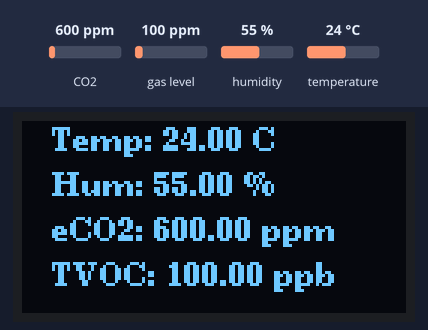
A sketch run on a simulated Arduino Uno, built with avr-gcc and run on an emulated ATmega328P. Shown: 128×64 one-colour display. The test bench sets the inputs (shaded band); at power-on: CO2 600 ppm, humidity 55 %, gas level 100 ppm, temperature 24 °C.

Above: at 2.2 s.
2.3 s: CO2 set to 452 ppm
At 4.7 s:
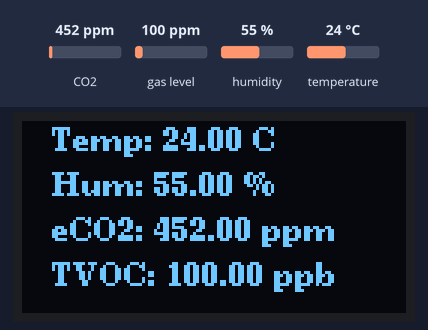
5.1 s: humidity set to 22 %
At 6.3 s:
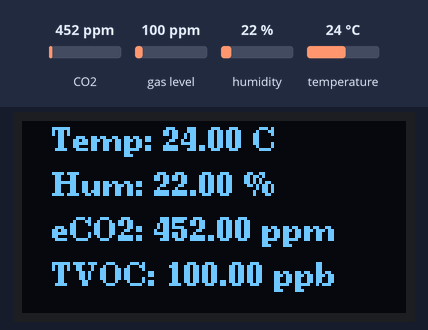
7.9 s: gas level set to 20 ppm
At 10.8 s:
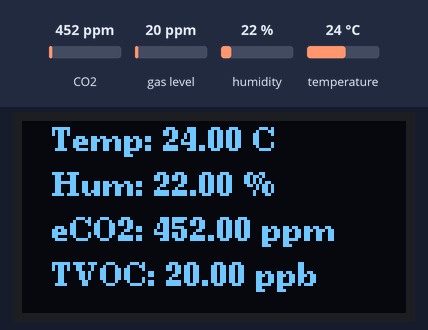
11.2 s: temperature set to 12 °C
At 12.4 s:
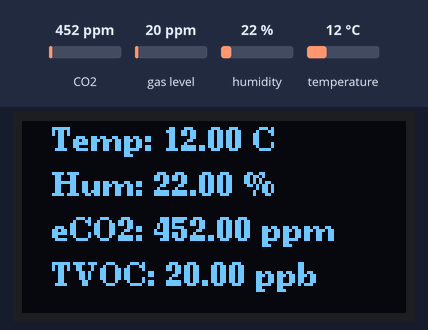
14.0 s: CO2 set to 1050 ppm
At 16.9 s:
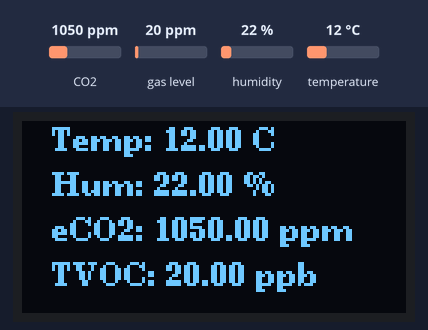
17.6 s: humidity set to 40 %
At 18.6 s:
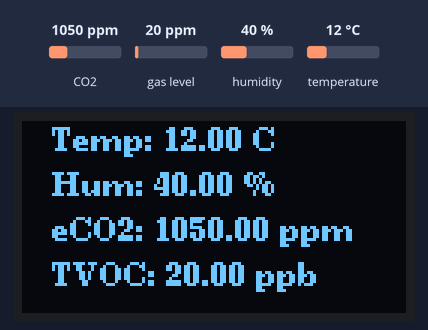
Timing chart, 0 to 20.6 s (numbered marks = the images above; inputs shaded):
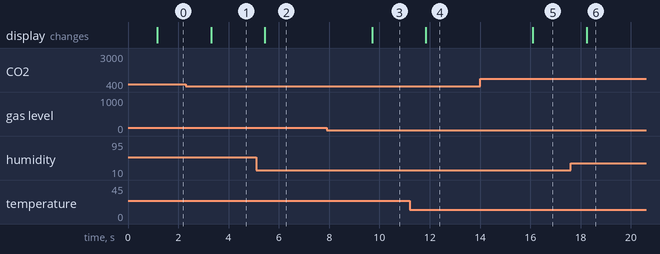

The sketch:

dht_ccs811_and_oled_no_wifi.ino
```cpp
// Include necessary libraries
#include <Wire.h>
#include <U8g2lib.h>
#include <Adafruit_CCS811.h> // Include Adafruit CCS811 library
#include <DHT.h>             // Include DHT sensor library

// DHT sensor setup
#define DHTPIN 4        // DHT data pin
#define DHTTYPE DHT11   // DHT 11 or DHT22
DHT dht(DHTPIN, DHTTYPE);

// OLED Pin Definitions
#define OLED_DC 16
#define OLED_CS 5
#define OLED_RESET 17

// Initialize the OLED display (SPI mode)
U8G2_SH1106_128X64_NONAME_F_4W_HW_SPI u8g2(U8G2_R2, OLED_CS, OLED_DC, OLED_RESET); // Use rotation R2

// Initialize CCS811 sensor
Adafruit_CCS811 ccs811;

// Setup function
void setup() {
  Serial.begin(115200);

  // Initialize DHT sensor
  dht.begin();

  // Initialize OLED display
  u8g2.begin();

  // Initialize CCS811 sensor
  if (!ccs811.begin()) {
    Serial.println("Failed to find CCS811 sensor.");
    while (1); // Stay here if sensor initialization fails
  }

  // Wait for the sensor to be ready
  delay(1000);
}

// Main loop
void loop() {
  // Read temperature and humidity
  float humidity = dht.readHumidity();
  float temperature = dht.readTemperature(); // Celsius

  // Check if the CCS811 sensor is ready
  if (ccs811.available()) {
    // Read data from the sensor
    if (!ccs811.readData()) {
      float eco2 = ccs811.geteCO2();
      float tvoc = ccs811.getTVOC();

      // Clear the buffer and prepare to write to OLED
      u8g2.clearBuffer();
      u8g2.setFont(u8g2_font_ncenB08_tr);

      // Print temperature, humidity, eCO2, and TVOC values on OLED
      u8g2.setCursor(10, 10);
      u8g2.print("Temp: ");
      u8g2.print(temperature);
      u8g2.print(" C");

      u8g2.setCursor(10, 25); // Reduced gap to 15 pixels
      u8g2.print("Hum: ");
      u8g2.print(humidity);
      u8g2.print(" %");

      u8g2.setCursor(10, 40); // Reduced gap to 15 pixels
      u8g2.print("eCO2: ");
      u8g2.print(eco2);
      u8g2.print(" ppm");

      u8g2.setCursor(10, 55); // Reduced gap to 15 pixels
      u8g2.print("TVOC: ");
      u8g2.print(tvoc);
      u8g2.print(" ppb");

      // Send the buffer to the OLED
      u8g2.sendBuffer();
    }
  }

  delay(2000);  // Wait for 2 seconds before the next reading
}
```

Measured:
- after the input at 2.3 s, the display: changes after 1.0 s (image 1)
- after the input at 5.1 s, the display: changes after 0.34 s (image 2)
- after the input at 7.9 s, the display: changes after 1.8 s (image 3)
- after the input at 11.2 s, the display: changes after 0.64 s (image 4)
- after the input at 14.0 s, the display: changes after 2.1 s (image 5)
- after the input at 17.6 s, the display: changes after 0.64 s (image 6)
